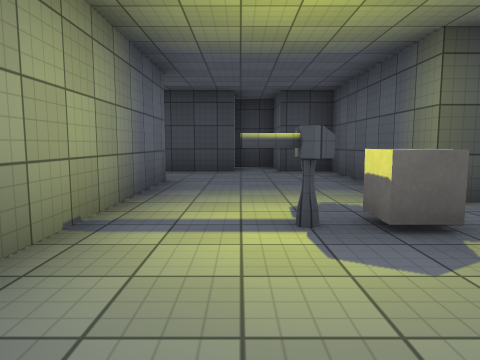
View 1 (above)

14 first-person views from a walk through a Unity game level. The camera is 1.2 m above the floor, tilts 6° down and sees 70° across. The floor is counted in squares, 2 m on a side. Each view is taken from the middle of a square. On the plan, view 1 faces up. The plan holds only what a view shows up to about 10 squares ahead; the rest is blank. The player character is not drawn. Surface patterns are stand-ins for the level's own textures.

View 2
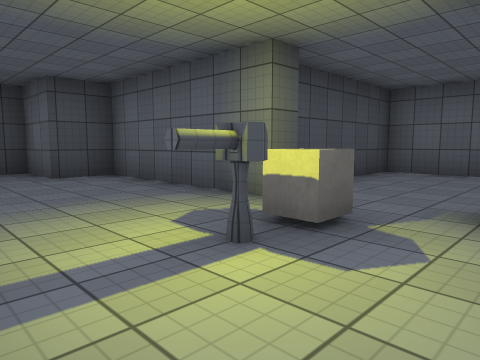

View 3
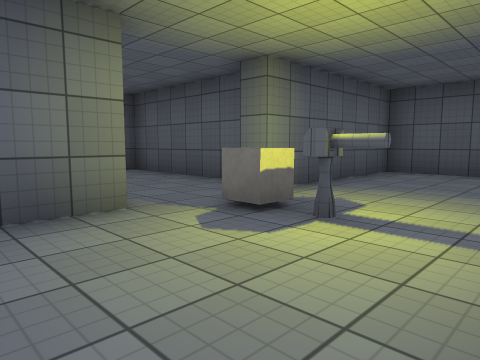

View 4
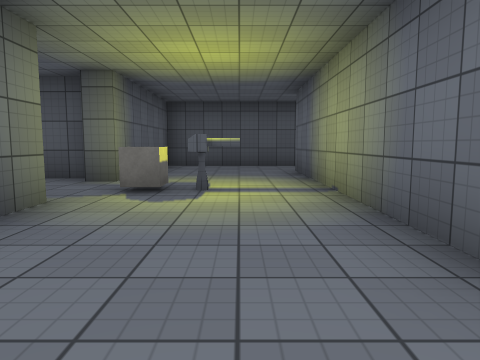

View 5
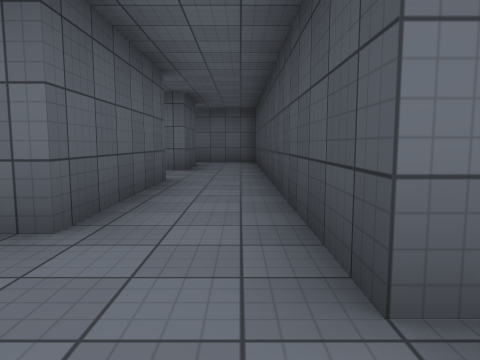

View 6
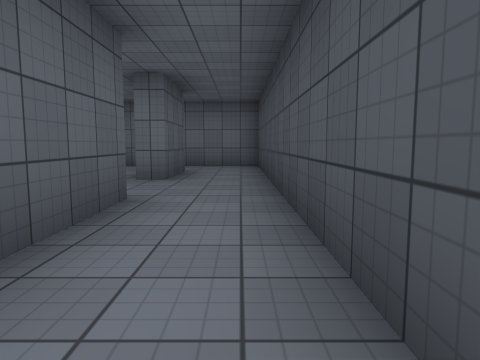

View 7
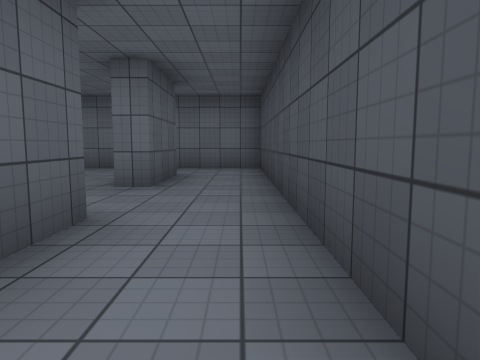

View 8
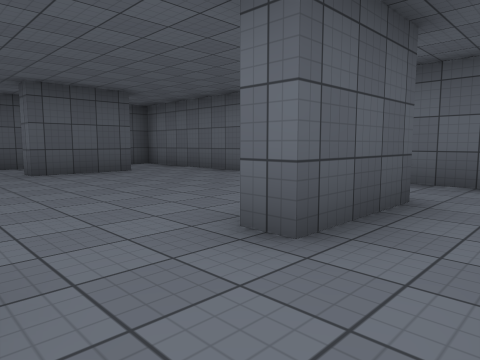

View 9
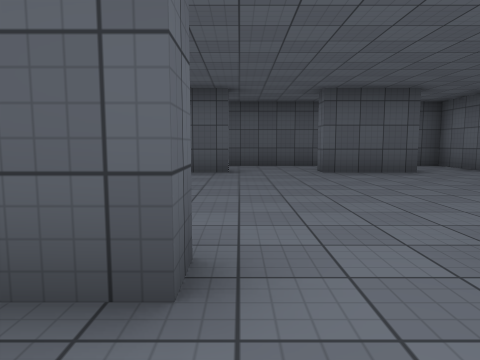

View 10
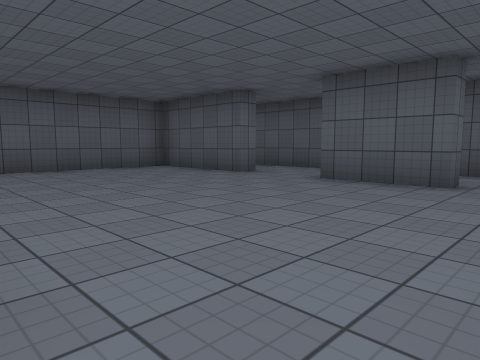

View 11
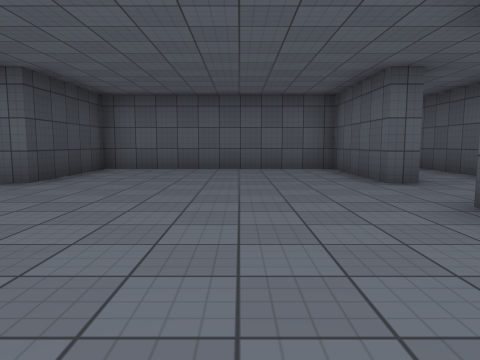

View 12
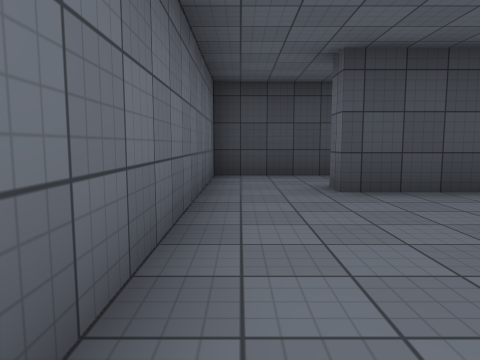

View 13
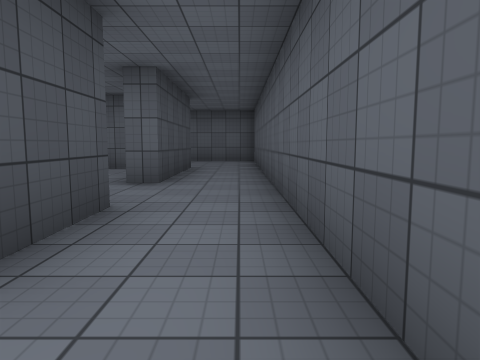

View 14
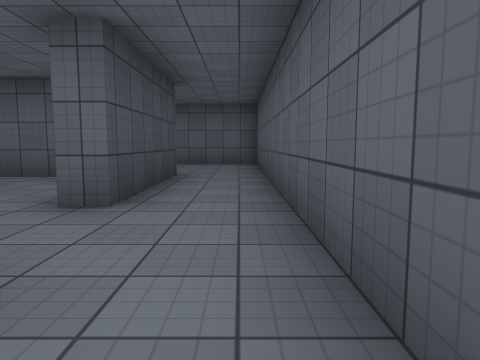

### Floor plan
Ten units are one square. View 1 is at (0, 0); x grows to the right and y downward. Boxes are objects, and circles mark ways between rooms. Rooms are numbered by the first view taken in them; rooms with no view inside come last. Other rooms are left out.
<svg viewBox="-110 -85 180 115">
<path fill="none" stroke="#000" d="M25 -35 20 -35 20 -75 9 -75M26 -10 65 -10 65 -40 31 -40M0 -75 -65 -75M-48 -52 -48 -58 -13 -58 -13 8 -48 8M-68 -58 -68 -52M-65 25 20 25 20 -15 25 -15M-87 -52 -87 -58 -68 -58M-65 -75 -105 -75 -105 -45M-48 8 -48 3 -18 3 -18 -52 -48 -52M-68 -52 -87 -52M-87 3 -68 3 -68 8M-105 -15 -105 5M-105 -45 -105 -16M-87 9 -87 3M-105 5 -105 25 -65 25M-68 8 -84 8"/>
<rect x="-5" y="-25" width="10" height="10" fill="#bbb"><title>other object</title></rect>
<rect x="5" y="-25" width="10" height="10" fill="#bbb"><title>cube</title></rect>
<circle cx="-75" cy="-65" r="3" fill="#2a7"/>
<circle cx="-55" cy="-50" r="3" fill="#2a7"/>
<circle cx="-55" cy="10" r="3" fill="#2a7"/>
<circle cx="-75" cy="20" r="3" fill="#2a7"/>
<circle cx="-95" cy="-50" r="3" fill="#2a7"/>
<circle cx="-95" cy="10" r="3" fill="#2a7"/>
<text x="0" y="-30">1</text>
<text x="-90" y="-60">2</text>
<text x="-60" y="-20">3</text>
<text x="-90" y="20">4</text>
</svg>
Room 1 opens to room 2. Room 1 opens to room 3. Room 1 opens to room 4. Room 2 opens to room 3. Room 3 opens to room 4.

Where each view was taken, in squares from view 1:
view 1: 0 up, 0 right, facing up
view 2: 1 up, 1 left, facing up-right
view 3: 5 up, 1 left, facing down-right
view 4: 7 up, 0 right, facing down
view 5: 7 up, 1 right, facing left
view 6: 7 up, 1 left, facing left
view 7: 7 up, 2 left, facing left
view 8: 7 up, 5 left, facing down-left
view 9: 7 up, 5 left, facing down
view 10: 5 up, 10 left, facing down-right
view 11: 2 up, 10 left, facing right
view 12: 1 up, 10 left, facing up
view 13: 2 down, 10 left, facing right
view 14: 2 down, 8 left, facing right
